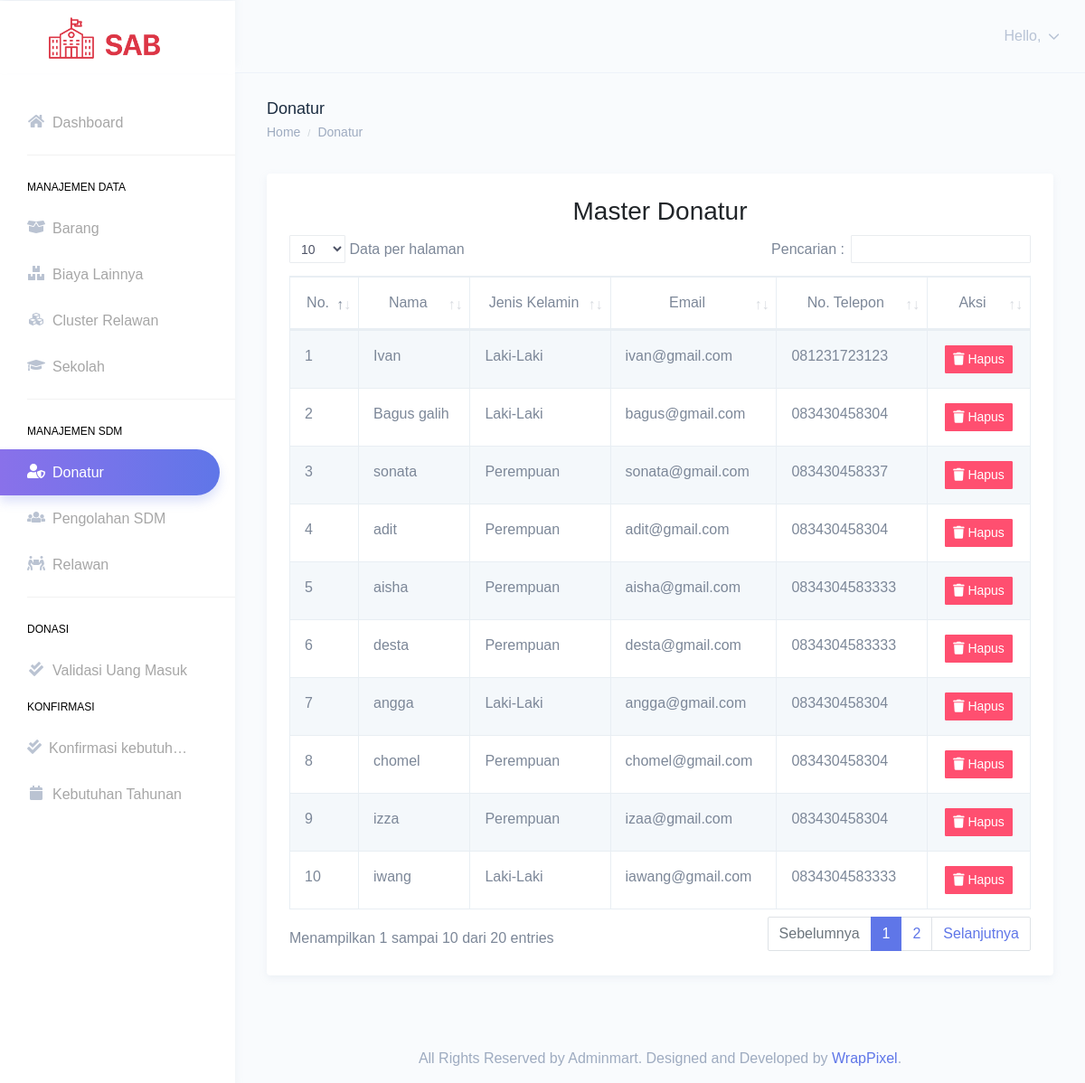
The app's page /index.php/donatur with its own data.
### tables this page shows
CREATE TABLE `donatur` (
  `id_donatur` int(11) NOT NULL,
  `id_user_login` int(11) NOT NULL,
  `nama_donatur` varchar(100) NOT NULL,
  `email_donatur` varchar(100) NOT NULL,
  `jenis_kelamin` enum('L','P') NOT NULL,
  `no_telepon` varchar(20) NOT NULL,
  `creaby` varchar(100) NOT NULL,
  `credate` datetime NOT NULL DEFAULT current_timestamp(),
  `modiby` varchar(100) NOT NULL,
  `modidate` datetime NOT NULL DEFAULT current_timestamp(),
  `row_status` enum('A','D') NOT NULL
);

### application/controllers/Donatur.php (called while the page is built, shortened)
<?php
class Donatur extends CI_Controller
{
    public function __construct()
    {
        $this->load->model('donatur_model');
        $this->load->model('login_model');
        $this->load->model('karyawan_model');
    }
    private function getKaryawanName()
    {
        $this->load->model('karyawan_model');
        $user_id = $this->session->user_id;
        $karyawan = $this->karyawan_model->getKaryawanByUserLoginId($user_id);
        return $karyawan->nama_karyawan;
    }
    private function getKaryawanRole()
    {
        $this->load->model('karyawan_model');
        $user_id = $this->session->user_id;
        $karyawan = $this->karyawan_model->getKaryawanByUserLoginId($user_id);
        return $karyawan->jabatan_karyawan;
    }
    public function index()
    {
        $donatur = $this->donatur_model;
        $header['title'] = 'Donatur';
        $header['name'] =  $this->getKaryawanName();
        $header['role'] =  $this->getKaryawanRole();
        $data['data'] = $donatur->getAll();
        $this->load->view('templates/admin_header', $header);
        $this->load->view('donatur/index', $data);
        $this->load->view('templates/footer');
    }
}

### index.php (called while the page is built, shortened)
<?php
require_once BASEPATH.'core/CodeIgniter.php';

### application/models/donatur_model.php (called while the page is built, shortened)
<?php
class Donatur_model extends CI_Model
{
    private $_table = "donatur";
    public function getAll()
    {
        return $this->db->get_where($this->_table, ["row_status" => 'A'])->result();
    }
}

### application/views/donatur/index.php (the view, shortened to what this page needs)
<div class="page-breadcrumb">
    <div class="row">
        <div class="col-7 align-self-center">
            <h4 class="page-title text-truncate text-dark font-weight-medium mb-1">Donatur</h4>
            <div class="d-flex align-items-center">
                <nav aria-label="breadcrumb">
                    <ol class="breadcrumb m-0 p-0">
                        <li class="breadcrumb-item"><a href="index.html" class="text-muted">Home</a></li>
                        <li class="breadcrumb-item text-muted active" aria-current="page">Donatur</li>
                    </ol>
                </nav>
            </div>
        </div>
    </div>
</div>
<div class="container-fluid">
    <div class="row">
        <div class="col-12">
            <div class="card">
                <div class="card-body">
                    <h4 class="card-title text-center" style="font-size: 28px;">Master Donatur</h4>
                    <div class="table-responsive">
                        <table id="master-data" class="table table-striped table-bordered no-wrap">
                            <thead>
                                <tr>
                                    <th class="text-center">No.</th>
                                    <th class="text-center">Nama</th>
                                    <th class="text-center">Jenis Kelamin</th>
                                    <th class="text-center">Email</th>
                                    <th class="text-center">No. Telepon</th>
                                    <th class="text-center">Aksi</th>
                                </tr>
                            </thead>
                            <tbody>
                                <?php $no = 1; ?>
                                <?php foreach ($data as $d) { ?>
                                    <tr>
                                        <td><?= $no++ ?></td>
                                        <td><?= $d->nama_donatur ?></td>
                                        <td><?= ($d->jenis_kelamin == 'L' ? "Laki-Laki" : "Perempuan") ?></td>
                                        <td><?= $d->email_donatur ?></td>
                                        <td><?= $d->no_telepon ?></td>
                                        <td align="center">
                                            <form action="donatur/destroy/<?= $d->id_donatur ?>" method="post">
                                                <button type="submit" onclick="return confirm('Apakah anda yakin ingin menghapus data ini?')" class="btn btn-danger btn-sm"><i class="fa fa-trash"></i> Hapus</button>
                                            </form>
                                        </td>
                                    </tr>
                                <?php } ?>
                            </tbody>
                        </table>
                    </div>
                </div>
            </div>
        </div>
    </div>
</div>

### records on screen
donatur: nama_donatur "Ivan", jenis_kelamin "Laki-Laki", email_donatur "ivan@gmail.com", no_telepon "081231723123"
donatur: nama_donatur "Bagus galih", jenis_kelamin "Laki-Laki", email_donatur "bagus@gmail.com", no_telepon "083430458304"
donatur: nama_donatur "sonata", jenis_kelamin "Perempuan", email_donatur "sonata@gmail.com", no_telepon "083430458337"
donatur: nama_donatur "adit", jenis_kelamin "Perempuan", email_donatur "adit@gmail.com", no_telepon "083430458304"
donatur: nama_donatur "aisha", jenis_kelamin "Perempuan", email_donatur "aisha@gmail.com", no_telepon "0834304583333"
donatur: nama_donatur "desta", jenis_kelamin "Perempuan", email_donatur "desta@gmail.com", no_telepon "0834304583333"
donatur: nama_donatur "angga", jenis_kelamin "Laki-Laki", email_donatur "angga@gmail.com", no_telepon "083430458304"
donatur: nama_donatur "chomel", jenis_kelamin "Perempuan", email_donatur "chomel@gmail.com", no_telepon "083430458304"
donatur: nama_donatur "izza", jenis_kelamin "Perempuan", email_donatur "izaa@gmail.com", no_telepon "083430458304"
donatur: nama_donatur "iwang", jenis_kelamin "Laki-Laki", email_donatur "iawang@gmail.com", no_telepon "0834304583333"
